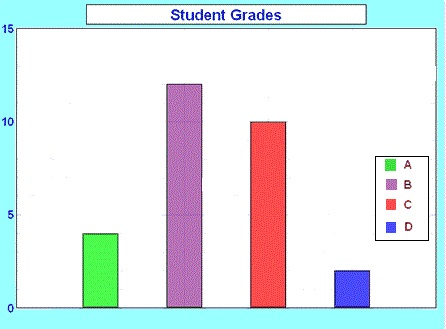
%> input picture Statistical Charts/1.jpg, 446 x 329 px
$ octave --eval "result = Global_Threshold('1.jpg');"   (GNU Octave 9; MATLAB toolbox functions it lacks are replaced by stand-ins)
%> lines starting %> are read from the running program, lines starting %| are printed output that depends on the picture; in (x1, y1, x2, y2) boxes, pixels count from 0 and x2, y2 are one past the last pixel; in counts of white or black regions, pixels touching at a corner belong together; the program's own positions count from 1
function [segmentedimage] = Global_Threshold(I_filepath)
%> called with I_filepath = '1.jpg'
%1) Read Image
image = imread(I_filepath);
%> image is the input picture: size 329x446x3 uint8; mean R, G, B 224.8, 231.3, 234.3
subplot(2,2,1); imshow(image); title('Original Image');

%2) Convert loaded image to grayscale image
grayimage = rgb2gray(image);
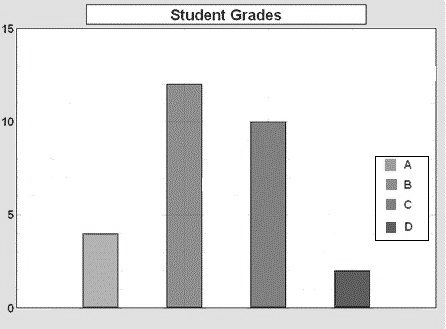
%> grayimage: size 329x446 uint8; min 0, max 255, mean 229.8
subplot(2,2,2); imshow(grayimage); title('Grayscale Image');

%3) Display Histogram
hold on;
subplot(2,2,3); imhist(grayimage); title('Histogram');

%4) Compute Global Threshold (t) in range [0,1]
t = graythresh(grayimage);
%> t = 0.737
%Draw threshold line
line([t*255,t*255],[0,5000],'Color','r','LineWidth',3);
hold off;

%5) Convert Image to binary image based on t
% pixel > t*255 --> 1 (white)
% Otherwise --> 0 (black)
segmentedimage = im2bw(grayimage,t);
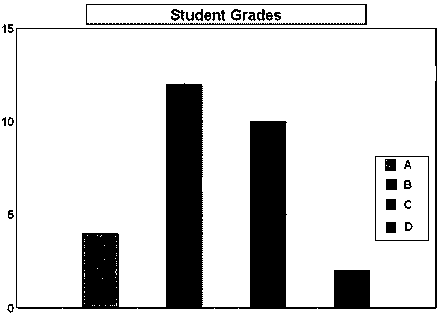
%> segmentedimage: size 329x446 logical; 84.1% white; 29 black regions (1 under 20 px), largest, box (x1, y1, x2, y2) and area: (16, 28, 437, 309) 20914, (86, 4, 367, 25) 793, (375, 156, 429, 241) 274
%> `result = Global_Threshold('1.jpg');`:
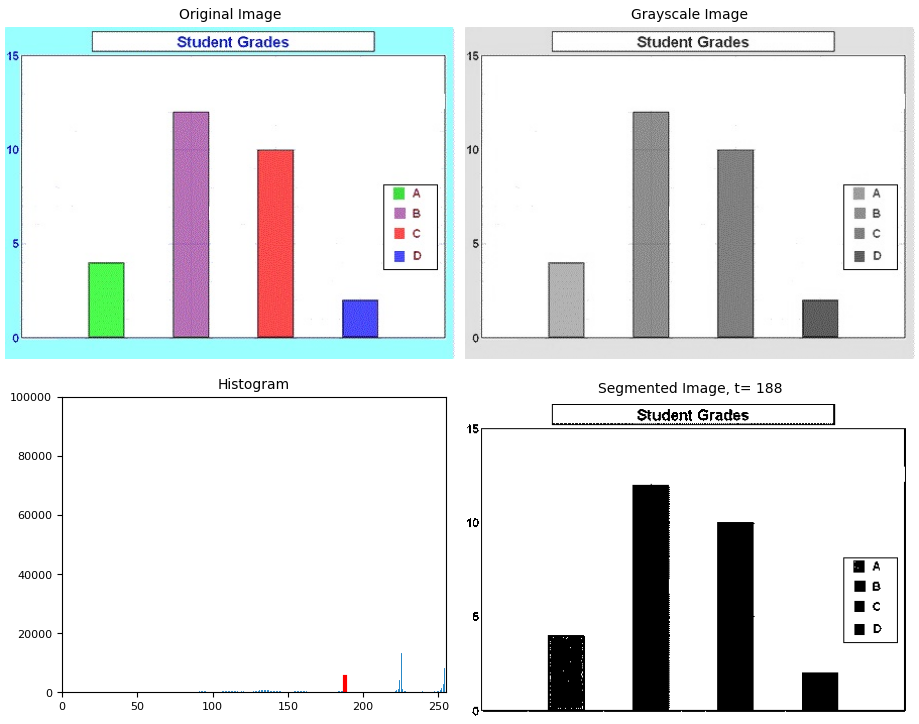
%> figure redrawn from the program's plot data, 4 panels
subplot(2,2,4); imshow(segmentedimage); title(['Segmented Image, t= ', num2str(t*255)]);
end
